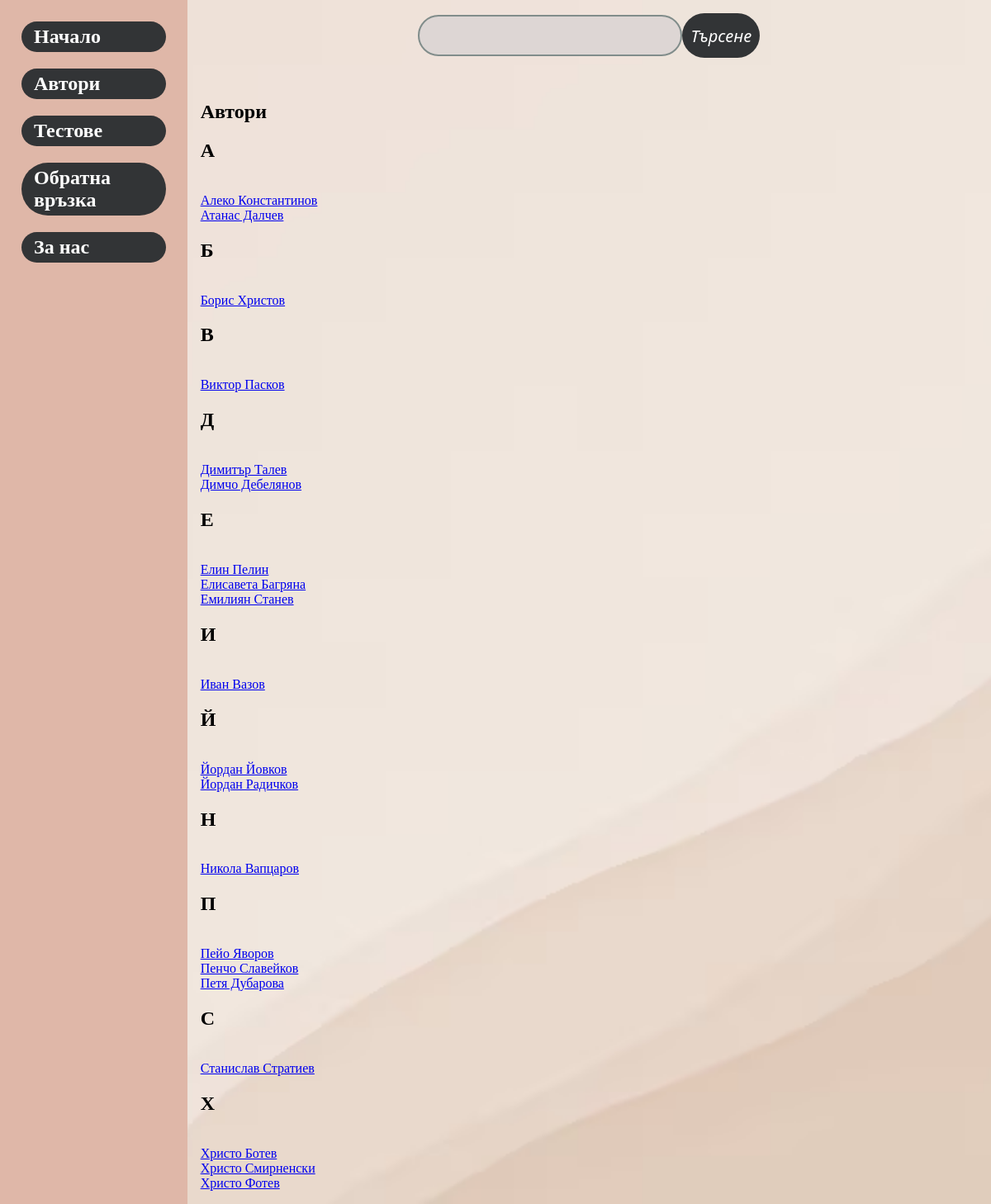
The page /php/avtoriview.php on the database its author committed.
### tables this page shows
CREATE TABLE Author (

  AuthorID int NOT NULL AUTO_INCREMENT,
  AuthorName VARCHAR(45),
  Gender VARCHAR(45) NOT NULL,
  BirthDate DATE NOT NULL,
  Biography VARCHAR(3000) NOT NULL,
  Country VARCHAR(45) NOT NULL,
  Image VARCHAR(150) NOT NULL,
  PRIMARY KEY (AuthorID)
  );

### php/avtoriview.php (the view, shortened to what this page needs)
<!DOCTYPE html>
<head>
    <link rel = "stylesheet" href="css/design.css">
    <link rel = "stylesheet" href="css/avtoriview.css">
</head>
<body>
 <nav class="col-1">
  <a href="http://localhost/diplomnaPoBel/php/Index.php" target="_blank">Начало</a>
  <a href="http://localhost/diplomnaPoBel/php/avtoriview.php" target="_blank">Автори</a>
  <a href="http://localhost/diplomnaPoBel/php/DZI.php" target="_blank">Тестове</a>
  <a href="http://localhost/diplomnaPoBel/php/feedback.php?" target=_blank>Обратна връзка</a>
     <a href="http://localhost/diplomnaPoBel/php/AboutUs.php" target="_blank">За нас</a>
 </nav>
<div class="col-2">
  <header>
<input type="text">
  <button>Търсене</button>
 </header>
 <main class="content">
    <article>
<h1>Автори</h1>
<?php
  require_once "config.php";
   $authors = "SELECT AuthorID,AuthorName FROM author ORDER BY AuthorName asc";
   $result=  mysqli_query($link,$authors);
   if(mysqli_num_rows($result) > 0)
	{
		$prevLetter = 'с';
		 while($row = mysqli_fetch_assoc($result))
		 {
			$currentLetter = mb_substr($row['AuthorName'], 0, 1);
			if($currentLetter !== $prevLetter){
				echo "<h2> $currentLetter </h2>";
				$prevLetter = $currentLetter;
			}
			echo '<br><a href="avtor.php?authorId=' . $row['AuthorID'] . '">'.$row['AuthorName'].' </a>';
			$prevLetter = $currentLetter;
		 }
	}
   ?>
</article>
</body>

### php/css/design.css (style rules this page uses)
nav { display: flex; flex-direction: column; align-items: stretch; }
nav > a { font-weight: bold; font-size: 24px; background-color: rgb(50, 52, 54); color: white; text-decoration: none; padding: 5px 15px; border-radius: 50px; margin: 10px; }
body { background-image: url("../Images/wallpaper.avif"); background-size: cover; }
* { box-sizing: border-box; }
body { display: flex; min-height: 100vh; flex-direction: row; margin: 0; }
.col-1 { background-color:rgb(223, 183, 168); flex: 1; }
.col-2 { display: flex; flex-direction: column; flex: 5; }
.content { display: flex; flex-direction: row; align-items: center; }
.content > article { flex: 4; min-height: 60vh; }
header, footer, article, nav { padding: 1em; }
header { display: flex; justify-content: center; align-items: center; margin: 0 auto; }
header > input { height: 50px; width: 320px; background-color: rgb(221, 214, 212); border-radius: 50px; border: 2px solid #818d8b; }
header > button { height: 54px; width: 94px; font-style: italic; appearance: auto; writing-mode: horizontal-tb !important; font-style: 100%; font-style: italic; font-size: 20px; font-family: Noto sans; text-rendering: auto; background-color: rgb(50, 52, 54); color: #ffffff; border-style: none; border-radius: 50px; }

### rows shown on the page
author: AuthorName "А", AuthorName "Алеко Константинов"
author: AuthorName "Атанас Далчев"
author: AuthorName "Б", AuthorName "Борис Христов"
author: AuthorName "В", AuthorName "Виктор Пасков"
author: AuthorName "Д", AuthorName "Димитър Талев"
author: AuthorName "Димчо Дебелянов"
author: AuthorName "Е", AuthorName "Елин Пелин"
author: AuthorName "Елисавета Багряна"
author: AuthorName "Емилиян Станев"
author: AuthorName "И", AuthorName "Иван Вазов"
author: AuthorName "Й", AuthorName "Йордан Йовков"
author: AuthorName "Йордан Радичков"
author: AuthorName "Н", AuthorName "Никола Вапцаров"
author: AuthorName "П", AuthorName "Пейо Яворов"
author: AuthorName "Пенчо Славейков"
author: AuthorName "Петя Дубарова"
author: AuthorName "С", AuthorName "Станислав Стратиев"
author: AuthorName "Х", AuthorName "Христо Ботев"
author: AuthorName "Христо Смирненски"
author: AuthorName "Христо Фотев"
